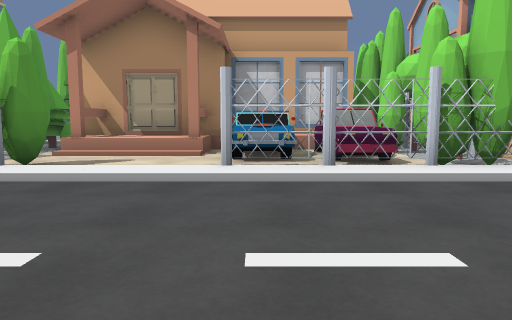
[1] (above)

24 first-person views from a walk through a Unity game level. The camera is 1.2 m above the floor, tilts 6° down and sees 70° across. The floor is counted in squares, 2 m on a side. Each view is taken from the middle of a square. On the plan, view 1 faces up. The plan holds only what a view shows up to about 10 squares ahead; the rest is blank. The place goes on beyond the plan. Some surface patterns are stand-ins.

[2]
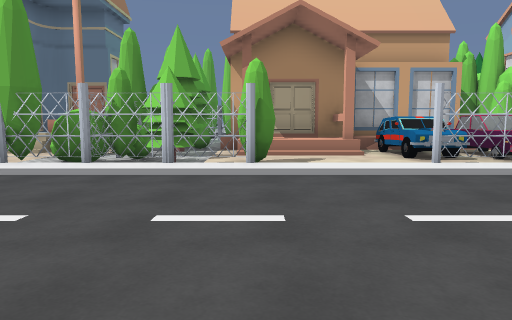

[3]
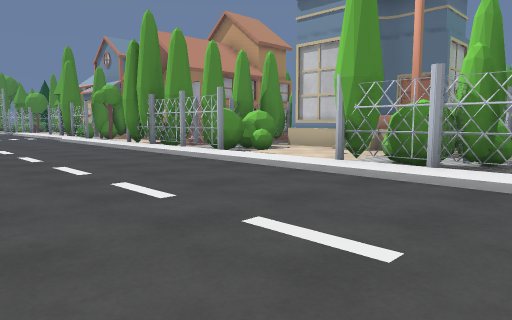

[4]
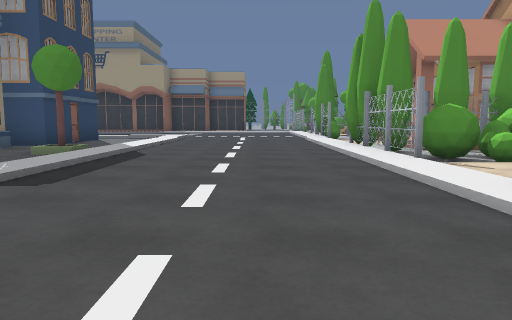

[5]
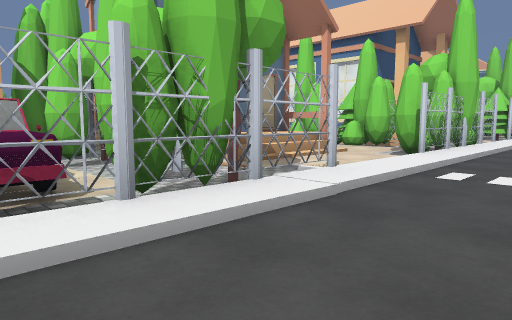

[6]
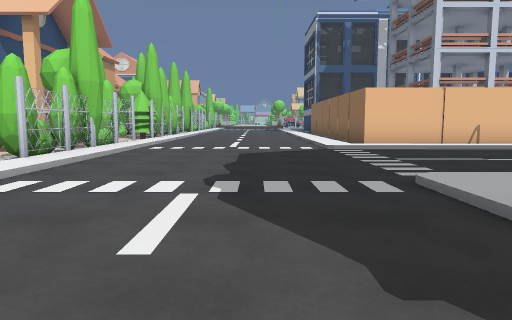

[7]
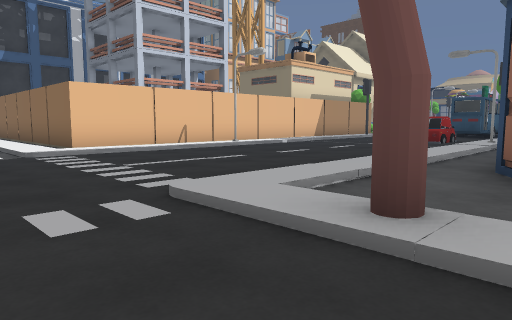

[8]
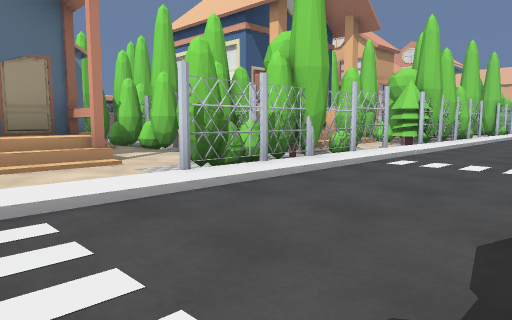

[9]
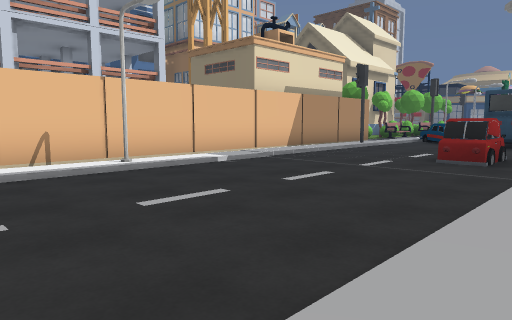

[10]
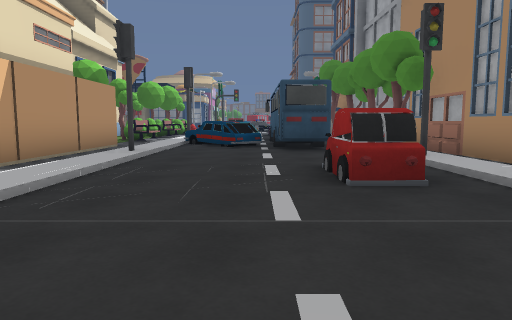

[11]
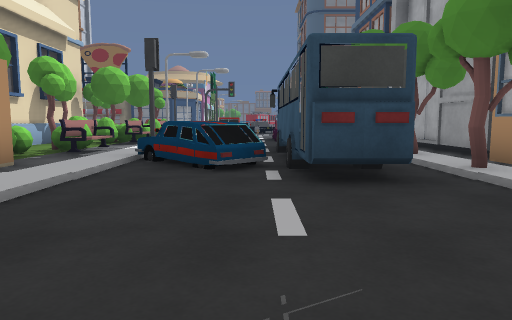

[12]
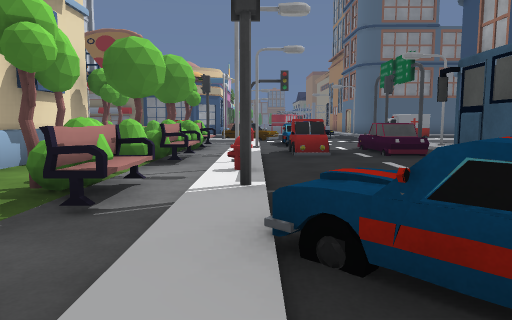

[13]
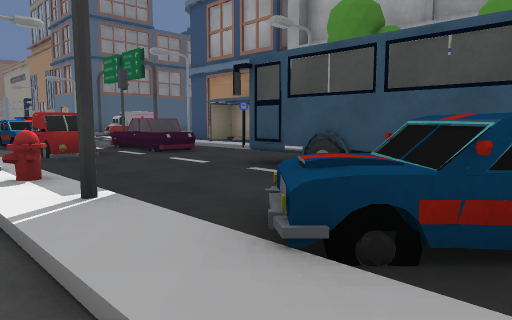

[14]
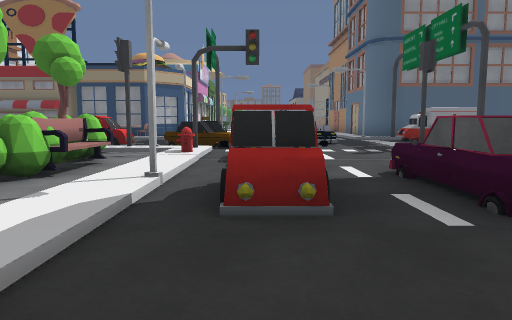

[15]
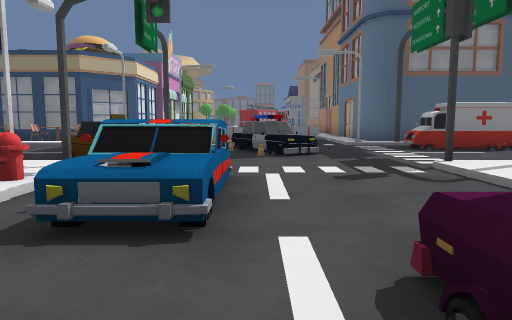

[16]
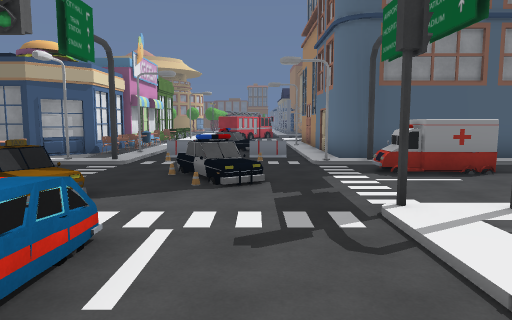

[17]
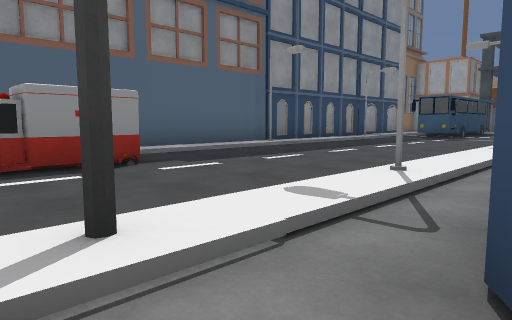

[18]
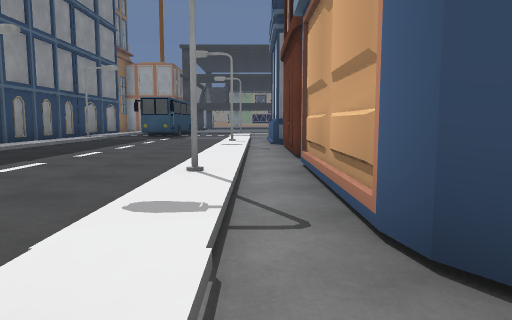

[19]
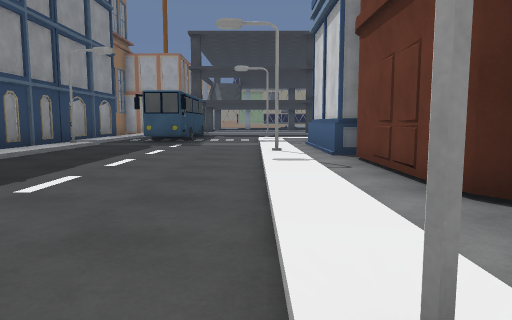

[20]
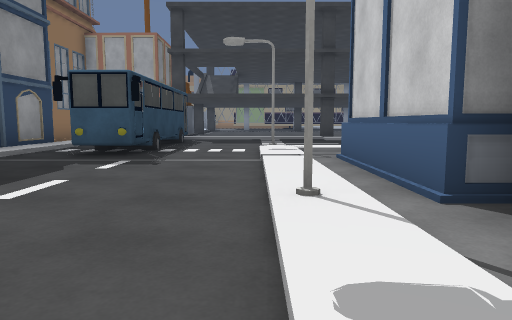

[21]
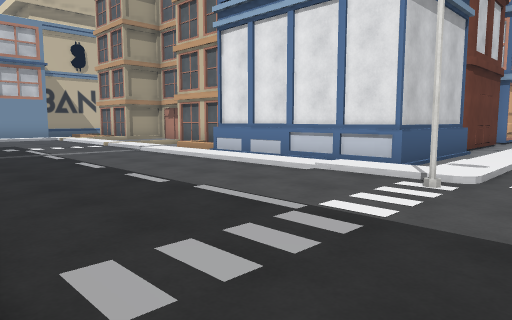

[22]
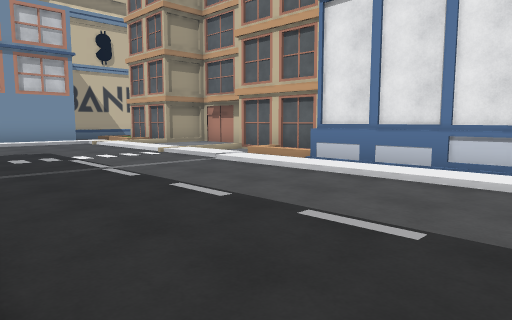

[23]
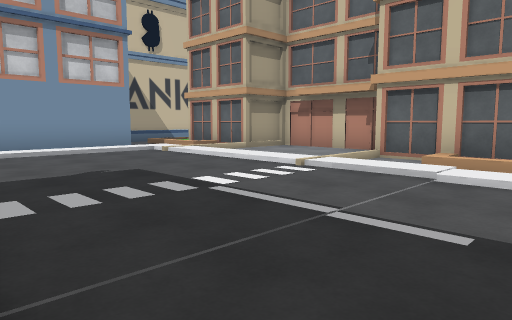

[24]
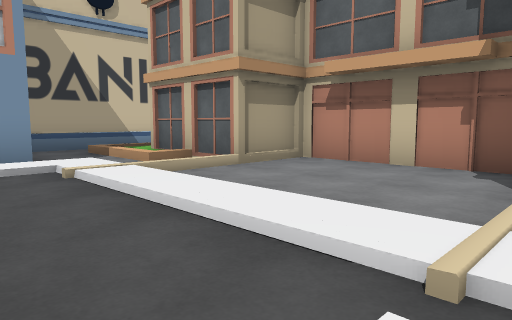

### Floor plan
Key: @ floor where view 1 was taken; # wall or solid block; x gap in a wall; . main floor; : floor 0.25 m higher than the main floor; + floor 0.75 m higher than the main floor; * floor 1.25 m higher than the main floor; / step, stairs or slope; ^ raised ledge; O other object.
Columns run from 14 left of view 1 to 14 right of it. Each row starts with its distance up from view 1.
 11                   OO   O
 10     O     O        O   O
  9 O   O ##OOOOOOOOOOOO  OOO
  8 OOOO    OOOOOOOOOOOOO OO
  7  OOOO# O OOO+OO OOOO+O.OOO #O
  6  OOOO///OOO///OOOOO//O.OO///O
  5 .OOOO/.OOOOO..OOOOO/./OOOO/.O
  4 :OOOO:::OOO:::OO:OO::O:OOOO:O
  3 .................O..........O
  2 ............................
  1 ...........................
  0 ............. @  ..........
 -1 //:::::    :     :O/....///::
 -2 .../.            ../..../.###
 -3  ...              ./..../.#
 -4 ##                #/..../.#
 -5                    /....O.#
 -6                    /....O.#
 -7                    /..../.#
 -8                    /..../.#
 -9      ####          O..../.#
-10      .//           ..O../.#
-11      ./:           ...../.#
-12   ###./#          #O....O.#
-13  /////.###        #O..../.#
-14  ....////#        #O.#../.#
-15  ..../...#        #..OO//.#
-16  ..../...#        #OO#.O/.O
-17  ..../...#        #  #..OOO
-18 /..../.#          #O #..OOO
-19 /....//#          #O....O.O #
-20 /....//#           ...../O O#
-21 /..../##           O.O.//O  #
-22 /..../#           #O.*.OOOO #
-23 /..../#            O./../OO O
-24 /..../#              ./O/OO
-25 /..../#############/..OOO.O
-26 /....///////////////...OO.O
-27 /...O////O/////O///O....OOO
-28 /.......................OOOO
-29   O###...............OO.....
-30   O   /..........OO...O.....
-31     ///////////// xO.. .#O...
-32    ####O### O######../ //O.#^
-33       ###         ##OO O:

Positions as (right, up) in squares from view 1, and headings:
1: (0, 0), facing up
2: (-3, -1), facing up
3: (-4, 0), facing up-left
4: (-4, 2), facing left
5: (1, 2), facing up-right
6: (2, 1), facing right
7: (3, 1), facing down-right
8: (5, 1), facing up-right
9: (5, -3), facing down-right
10: (8, -6), facing down
11: (8, -10), facing down
12: (10, -14), facing down
13: (11, -15), facing down-left
14: (9, -19), facing down
15: (8, -22), facing down
16: (7, -23), facing down
17: (5, -25), facing down-left
18: (5, -26), facing left
19: (2, -27), facing left
20: (-2, -27), facing left
21: (-14, -28), facing up-right
22: (-14, -25), facing up-right
23: (-14, -21), facing up-right
24: (-11, -18), facing up-right
